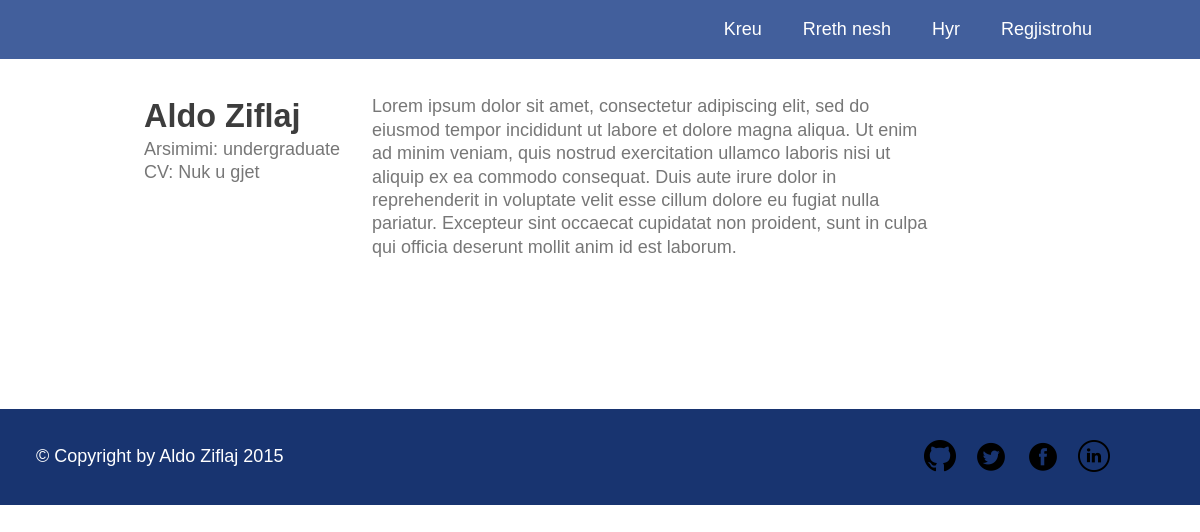
Before: /user.php?id=1 with the older database file.
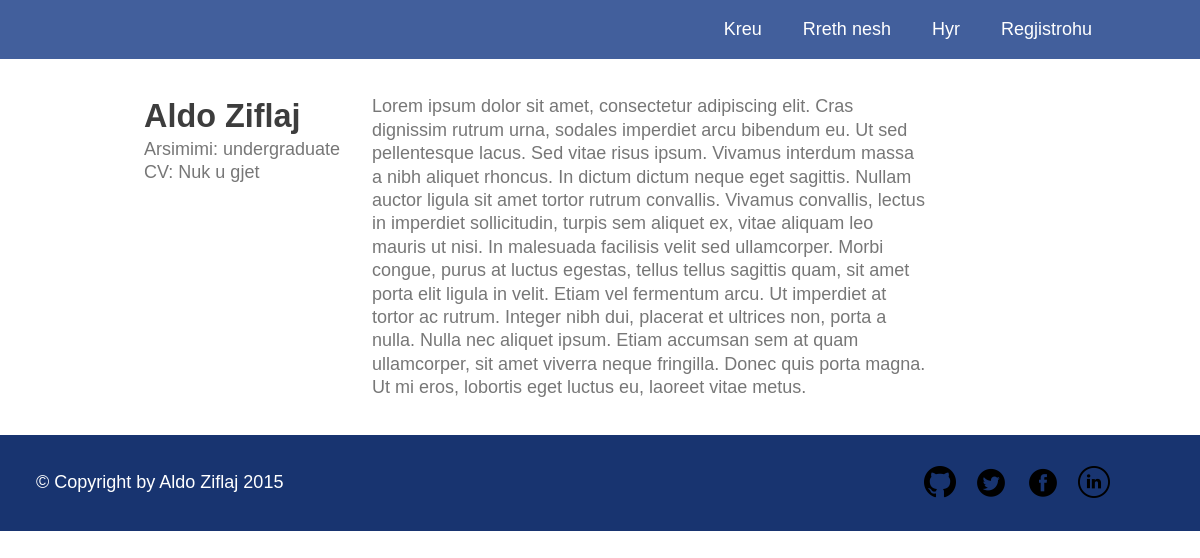
After: the same page with the newer database file.
### tables this page shows
CREATE TABLE IF NOT EXISTS `students` (
  `id` INT(11) NOT NULL AUTO_INCREMENT,
  `first_name` VARCHAR(45) NOT NULL,
  `last_name` VARCHAR(45) NOT NULL,
  `user_id` INT(11) NOT NULL,
  `cv_url` VARCHAR(255) NULL,
  `dob` DATE NOT NULL,
  `degree` VARCHAR(45) NOT NULL,
  `bio` MEDIUMTEXT NULL,
  PRIMARY KEY (`id`),
  INDEX `id_idx` (`user_id` ASC),
  CONSTRAINT `student_user_id`
    FOREIGN KEY (`user_id`)
    REFERENCES `users` (`id`)
    ON DELETE CASCADE
    ON UPDATE CASCADE);

### public/views/student/me.php (the view, shortened to what this page needs)
<?php
$connection = mysqli_connect($db['host'], $db['username'], $db['password'], $db['database']);
$user_sql = "select first_name, last_name, cv_url, degree, bio ";
$user_sql .= "from students ";
$user_sql .= "where user_id = $id";
$result = mysqli_query($connection, $user_sql);
$user = mysqli_fetch_assoc($result);
?>
<div class="content row">
  <div class="profile">
    <div class="col-narrow">
      <div class="profile--handle">
        <?= $user['first_name'] ?> <?= $user['last_name'] ?>
      </div>
      <div class="profile--degree">
        Arsimimi: <?= $user['degree'] ?>
      </div>
      <div class="profile--cv">
        CV:
        <?php if($user['cv_url']): ?>
          <a href="<?= $user['cv_url'] ?>">Shkarko ketu</a>
        <?php else: ?>
          Nuk u gjet
        <?php endif; ?>
      </div>
    </div>
    <div class="col-wide profile--bio">
      <?= $user['bio'] ?>
    </div>
  </div>
</div>

### public/includes/header.php (shortened to what this page needs)
<!DOCTYPE html>
<html>
  <head>
    <link rel="stylesheet" href="assets/css/base.css">
    <link rel="stylesheet" href="assets/css/theme.css">
    <link rel="stylesheet" href="assets/css/layout.css">
    <link rel="stylesheet" href="assets/css/modules.css">
  </head>
  <body>
    <div class="row header">
      <ul class="header-links">
        <li>
          <a href="/">Kreu</a>
        </li>
        <li>
          <a href="/about.php">Rreth nesh</a>
        </li>
        <?php if (isset($_SESSION['id'])): ?>
        <li>
          <a href="settings.php">Settings</a>
        </li>
        <li>
          <a href="/logout.php">Dil</a>
        </li>
        <?php else: ?>
        <li>
          <a href="/login.php">Hyr</a>
        </li>
        <li>
          <a href="/signup.php">Regjistrohu</a>
        </li>
        <?php endif; ?>
      </ul>
    </div>

### public/user.php (shortened to what this page needs)
<?php
include_once('includes/header.php');
$db = require_once(__DIR__ . '/config/db.php');
$connection = mysqli_connect($db['host'], $db['username'], $db['password'], $db['database']);
$sql = "select type_id from users where id = {$_GET['id']}";
$result = mysqli_query($connection, $sql);
if ($result) {
  $user = mysqli_fetch_assoc($result);
} else {
  mysqli_close($connection);
  include_once(__DIR__ . "/errors/404.php");
  include_once('includes/footer.php');
  return;
}
if ($user) {
  $id = $_GET['id'];
  switch ($user['type_id']) {
    case 2:
      include(__DIR__ . "/views/student/me.php");
      break;
  }
} else {
  include_once(__DIR__ . "/errors/404.php");
}
include_once('includes/footer.php');
?>

### public/includes/footer.php
<div class="row footer">
  <div class="col-narrow footer__copyright">
    &copy; Copyright by Aldo Ziflaj <?php echo ( date('Y') > 2015 ? "2015 - " . date('Y') : "2015" ); ?>
  </div>
  <div class="footer__social">
    <ul class="footer__social-list">
      <li class="footer__social-item">
        <a href="https://github.com/aziflaj/" target="_blank">
          <img src="assets/images/social/github.png" alt="GH" />
        </a>
      </li>
      <li class="footer__social-item">
        <a href="https://twitter.com/aziflaj" target="_blank">
          <img src="assets/images/social/twitter.png" alt="T" />
        </a>
      </li>
      <li class="footer__social-item">
        <a href="https://www.facebook.com/aldo.ziflaj" target="_blank">
          <img src="assets/images/social/facebook.png" alt="F" />
        </a>
      </li>
      <li class="footer__social-item">
        <a href="https://al.linkedin.com/in/aziflaj" target="_blank">
          <img src="assets/images/social/linkedIn.png" alt="IN" />
        </a>
      </li>
    </ul>
  </div>
</div>
</body>
</html>

### public/assets/css/base.css (style rules this page uses)
html, body { width: 100%; height: 100%; color: #777; background-color: #fff; }
body { margin: 0; padding: 0; font-size: 1em; font-family: helvetica, arial, sans-serif; line-height: 1.3; }
img { max-width: 100%; height: auto; border: 0; vertical-align: middle; }
@media (min-width: 38em) { body { font-size: 1.125em; } }

### public/assets/css/theme.css (style rules this page uses)
.content { min-height: 350px; padding: 0 8em; }

### public/assets/css/layout.css (style rules this page uses)
.row { clear: both; overflow: hidden; }
.col-narrow, .col-narrow--right { margin-bottom: 1.5em; }
@media (min-width: 38em) { .col-narrow, .col-medium, .col-wide { float: left; } }
@media (min-width: 38em) { .col-wide, .col-wide--right { width: 61%; } }
@media (min-width: 38em) { .col-narrow, .col-narrow--right { width: 25%; margin-bottom: 0; } }

### public/assets/css/modules.css (style rules this page uses)
.header { background-color: #425F9C; }
.header-links { float: right; margin-right: 5em; list-style: none; }
.header-links li { display: inline-block; padding: 0 0.5em; color: white; }
.header-links a { color: inherit; text-decoration: none; padding: 0.1em 0.5em; }
.footer { color: #FFF; background-color: #183470; }
.footer__social { padding-left: 2em; float: right; margin-right: 5em; }
.footer__social-item { list-style-type: none; display: inline-block; padding-top: 0.7em; padding-left: 0.8em; }
.footer__copyright { padding: 2em; }
.profile { padding: 2em 0; }
.profile--handle { color: #3D3D3D; font-weight: bold; font-size: 1.8em; }
.profile--bio { margin-bottom: 2em; }

Changed rows visible on the page:
changed students "Aldo": bio "…sit amet, consectetur adipiscing elit, sed do eiusmod tempor incididunt ut labore et dolore magna aliqua. Ut enim ad minim veniam, quis nostrud exercitation ullamco laboris nisi ut aliquip ex ea commodo consequat. Duis aute irure dolor in reprehenderit in voluptate velit esse cillum dolore eu fugiat nulla pariatur. Excepteur sint occaecat cupidatat non proident, sunt in culpa qui officia deserunt mollit anim id est laborum." → "…sit amet, consectetur adipiscing elit. Cras dignissim rutrum urna, sodales imperdiet arcu bibendum eu. Ut sed pellentesque lacus. Sed vitae risus ipsum. Vivamus interdum massa a nibh aliquet rhoncus. In dictum dictum neque eget sagittis. Nullam auctor ligula sit amet tortor rutrum convallis. Vivamus convallis, lectus in imperdiet sollicitudin, turpis sem aliquet ex, vitae aliquam leo mauris ut nisi. In malesuada facilisis velit sed ullamcorper. Morbi congue, purus at luctus egestas, tellus tellus sagittis quam, sit amet porta elit ligula in velit. Etiam vel fermentum arcu. Ut imperdiet at tortor ac rutrum. Integer nibh dui, placerat et ultrices non, porta a nulla. Nulla nec aliquet ipsum.…"
